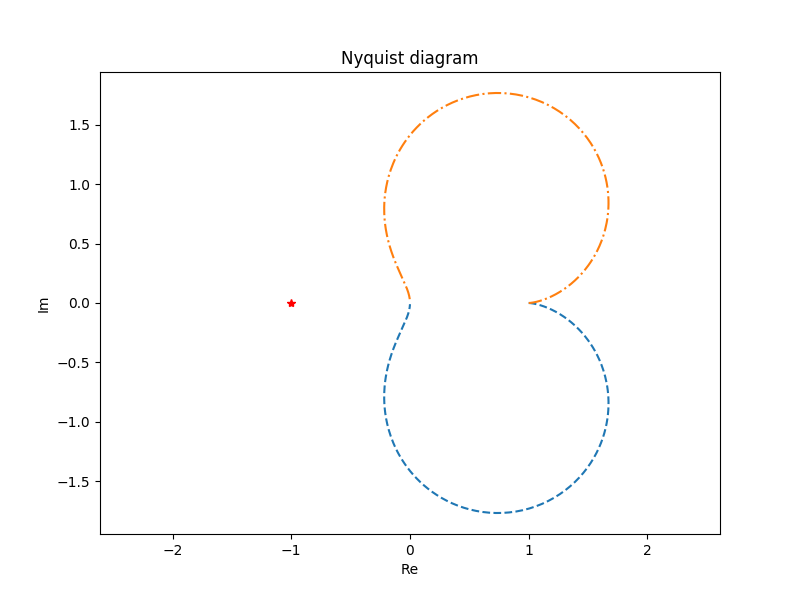

Source code (Python):
import numpy
from matplotlib import pyplot

w = numpy.logspace(-2, 2, 1000)  # log-spaced 1000 points from 0.01 to 100
s = w * 1j  # s = jw
g = (s + 3) / (s * s + s + 3)  # G(s)=(s+3)/(s^2+s+3)
pyplot.figure(figsize=(8, 6))
pyplot.plot(numpy.real(g), numpy.imag(g), '--')
pyplot.plot(numpy.real(g), -numpy.imag(g), '-.')
pyplot.plot(-1, 0, 'r*')
pyplot.title('Nyquist diagram')
pyplot.xlabel('Re')
pyplot.ylabel('Im')
pyplot.axis('equal')
pyplot.xlim(-1.5, 1.5)
pyplot.savefig('Matplotlib_4.png')
pyplot.show()
